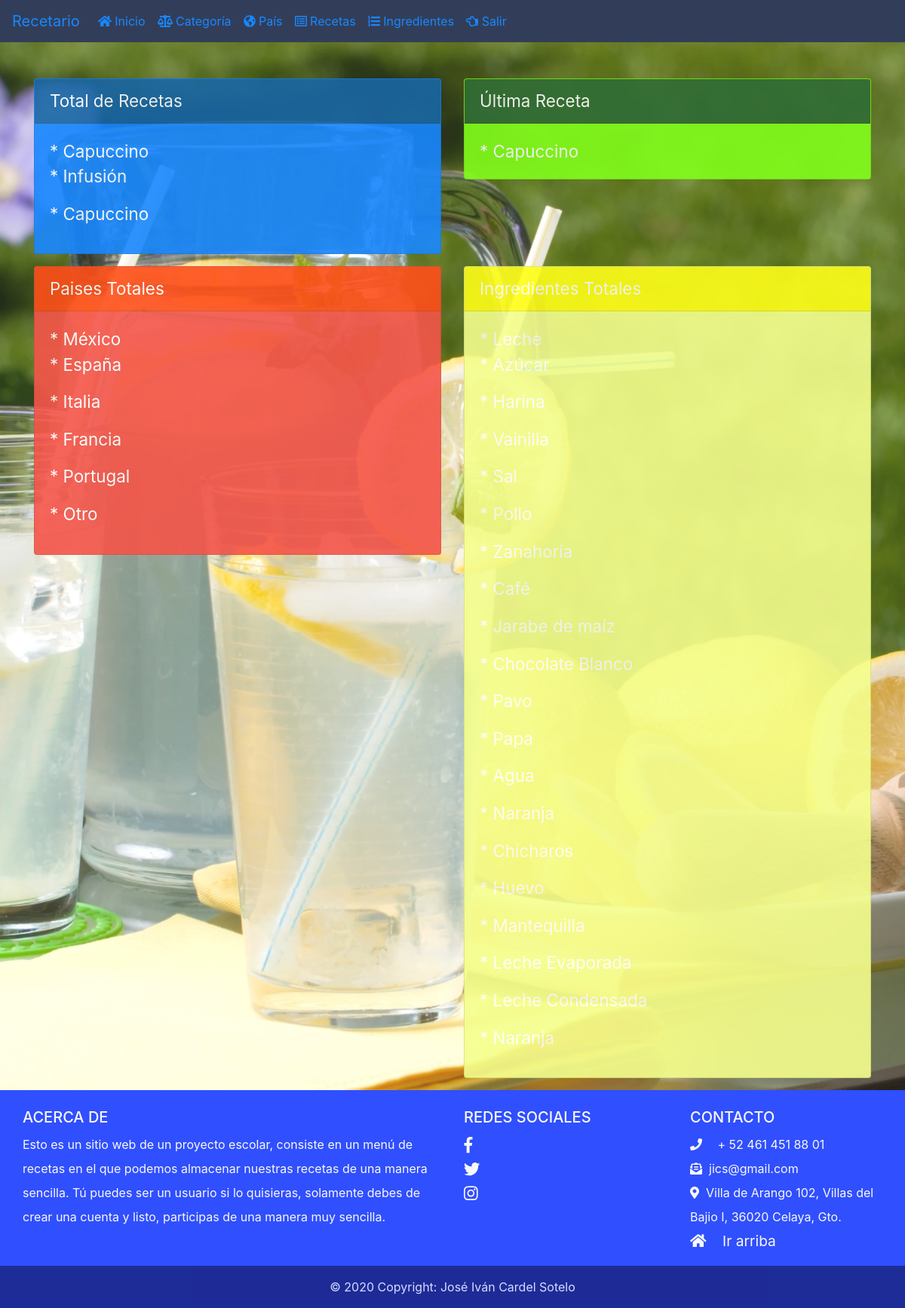
The app's page /adm/index.php (signed in) with its own data.
### tables this page shows
CREATE TABLE `receta` (
  `idReceta` int(11) NOT NULL,
  `nombreReceta` varchar(100) DEFAULT NULL,
  `instrucciones` varchar(1500) DEFAULT NULL,
  `fecha` date DEFAULT NULL,
  `idUsr` int(11) DEFAULT NULL,
  `idCategoria` int(11) DEFAULT NULL,
  `foto` varchar(80) DEFAULT NULL,
  `idPais` int(11) DEFAULT NULL
);

CREATE TABLE `pais` (
  `idPais` int(11) NOT NULL,
  `nombrePais` varchar(100) DEFAULT NULL
);

### adm/index.php (the view, shortened to what this page needs)
<!DOCTYPE html>
<html lang="en">
<head>
    <link rel="stylesheet" href="../css/bootstrap.css">
    <link rel="stylesheet" href="../css/estilo.css">
    <link rel="stylesheet" href="../css/datatables.min.css">
</head>
<body>
    <div class="bg4">
    <?php include_once("../layout/navbaradm.php"); ?>
    <div class="container mt-5">
        <div class="row">
            <div class="col-6">
                <div class="card cardini2 text-white bg-primary mb-3">
                    <div class="card-header nvb1">Total de Recetas</div>
                    <div class="card-body">
                    <?php
                    require_once("../conec.php");
                    $resultado=mysqli_query($cn,"select nombreReceta from receta");
                    while($fila=mysqli_fetch_array($resultado))
                    {
                        echo"<td>* ".$fila['nombreReceta']."</td>";
                        echo"<p>";
                    }
                    ?>
                    </div>
                </div>
            </div>
            <div class="col-6">
                <div class="card cardini2 text-white cu mb-3">
                    <div class="card-header nvb2">Última Receta</div>
                    <div class="card-body">
                    <?php
                    require_once("../conec.php");
                    $resultado=mysqli_query($cn,"select * from receta order by (idReceta)desc");
                    if($fila=mysqli_fetch_array($resultado))
                    {
                        echo"<td>* ".$fila['nombreReceta']."</td>";
                    }
                    ?>
                    </div>
                </div>
            </div>
        </div>
        <div class="row">
            <div class="col-6">
                <div class="card cardini2 text-white cd mb-3">
                    <div class="card-header nvb3">Paises Totales</div>
                    <div class="card-body">
                    <?php
                    require_once("../conec.php");
                    $resultado=mysqli_query($cn,"select nombrePais from pais");
                    while($fila=mysqli_fetch_array($resultado))
                    {
                        echo"<td>* ".$fila['nombrePais']."</td>";
                        echo"<p>";
                    }
                    ?>
                    </div>
                </div>
            </div>
            <div class="col-6">
                <div class="card cardini2 text-white it mb-3">
                    <div class="card-header nvb4">Ingredientes Totales</div>
                    <div class="card-body">
                    <?php
                    require_once("../conec.php");
                    $resultado=mysqli_query($cn,"select nombreIngrediente from ingrediente");
                    while($fila=mysqli_fetch_array($resultado))
                    {
                        echo"<td>* ".$fila['nombreIngrediente']."</td>";
                        echo"<p>";
                    }
                    ?>
                    </div>
                </div>
            </div>
        </div>
    </div>
    </div>
    <?php include_once("../layout/footer2.php"); ?>
</body>
</html>

### css/estilo.css (style rules this page uses)
.cardini2 { background-color: #ffffff; opacity: .9; font-size: 1.4rem; }
.it { background-color: #f4ff81; }
.nvb1 { background-color: #01579b; }
.nvb2 { background-color: #1b5e20; }
.nvb3 { background-color: #ff3d00; }
.nvb4 { background-color: #ffff00; }
.cd { background-color: #f44336; }
.cu { background-color: #76ff03; }
.bg4 { background-image: url("../image/ag.jpeg"); height: 100%; background-position: center; background-repeat: no-repeat; background-size: cover; opacity: 0.9; }

### records on screen
receta: nombreReceta "Capuccino"
pais: nombrePais "México"
pais: nombrePais "España"
pais: nombrePais "Italia"
pais: nombrePais "Francia"
pais: nombrePais "Portugal"
pais: nombrePais "Otro"

### other values on screen
$fila['nombreReceta'] "Capuccino"
$fila['nombreReceta'] "Infusión"
$fila['nombreIngrediente'] "Leche"
$fila['nombreIngrediente'] "Azúcar"
$fila['nombreIngrediente'] "Sal"
$fila['nombreIngrediente'] "Pollo"
$fila['nombreIngrediente'] "Zanahoria"
$fila['nombreIngrediente'] "Café"
$fila['nombreIngrediente'] "Chocolate Blanco"
$fila['nombreIngrediente'] "Agua"
$fila['nombreIngrediente'] "Chícharos"
$fila['nombreIngrediente'] "Huevo"
$fila['nombreIngrediente'] "Leche Evaporada"
$fila['nombreIngrediente'] "Leche Condensada"
$fila['nombreIngrediente'] "Naranja"
